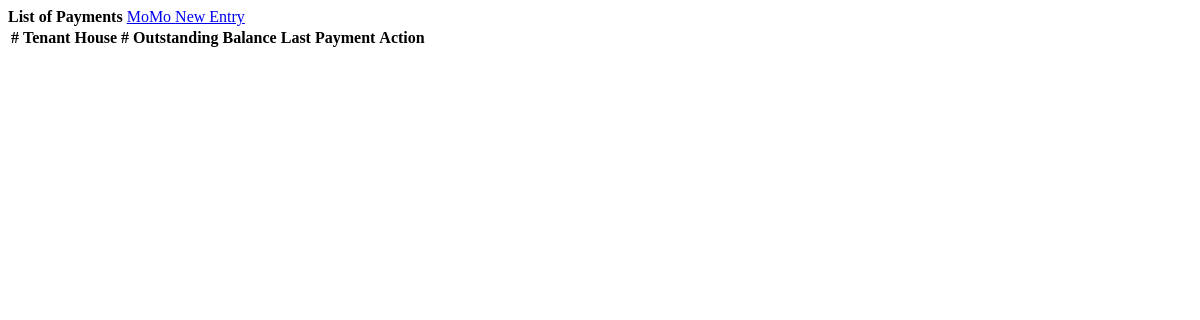
The page /payments.php on the database as committed earlier.
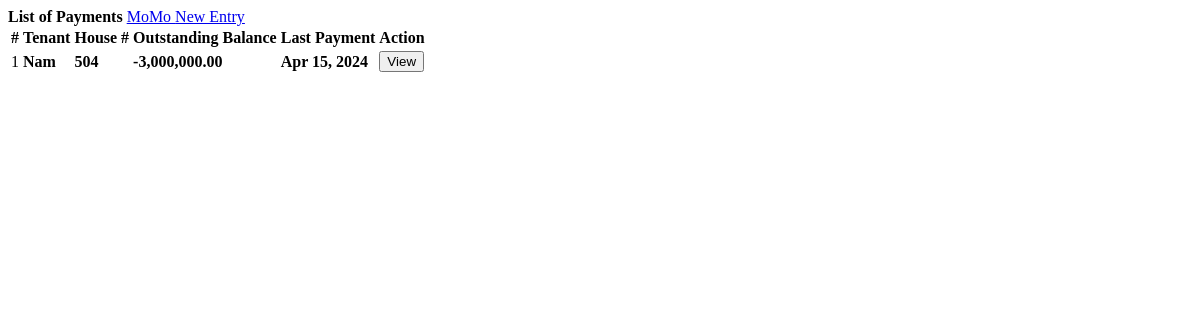
The same page on the database as committed later.
### tables this page shows
CREATE TABLE `tenants` (
  `id` int(30) NOT NULL,
  `house_id` int(30) NOT NULL,
  `status` tinyint(1) NOT NULL DEFAULT 1 COMMENT '1 = active, 0= inactive',
  `date_in` date NOT NULL,
  `user_id` int(11) NOT NULL
);

CREATE TABLE `users` (
  `id` int(30) NOT NULL,
  `name` text NOT NULL,
  `username` varchar(200) NOT NULL,
  `password` text NOT NULL,
  `type` tinyint(1) NOT NULL DEFAULT 2 COMMENT '1=Admin,2=Staff',
  `phone` varchar(255) DEFAULT NULL,
  `email` varchar(255) NOT NULL
);

CREATE TABLE `houses` (
  `id` int(30) NOT NULL,
  `house_no` varchar(50) NOT NULL,
  `category_id` int(30) NOT NULL,
  `description` text NOT NULL,
  `price` double NOT NULL,
  `electricity_number` float NOT NULL,
  `water_meter` float NOT NULL
);

CREATE TABLE `payments` (
  `id` int(30) NOT NULL,
  `tenant_id` int(30) NOT NULL,
  `amount` float NOT NULL,
  `invoice` varchar(50) NOT NULL,
  `electricity_number` int(11) NOT NULL,
  `water_number` int(11) NOT NULL,
  `date_created` datetime NOT NULL DEFAULT current_timestamp(),
  `electricity_price` double NOT NULL,
  `water_price` double NOT NULL,
  `total_amount` double NOT NULL,
  `status` tinyint(4) NOT NULL
);

### payments.php (the view, shortened to what this page needs)
<?php include('db_connect.php');?>
<div class="container-fluid">
	<div class="col-lg-12">
		<div class="row">
			<div class="col-md-12">
				<div class="card">
					<div class="card-header">
						<b>List of Payments</b>
						<span class="float:right"><a class="btn btn-primary btn-block btn-sm col-sm-2 float-right" href="javascript:void(0)" id="momo">
					<i class="fa fa-plus"></i> MoMo
						<span class="float:right"><a class="btn btn-primary btn-block btn-sm col-sm-2 float-right" href="javascript:void(0)" id="new_payment">
					<i class="fa fa-plus"></i> New Entry
				</a></span>
					</div>
					<div class="card-body">
						<table class="table table-condensed table-bordered table-hover">
							<thead>
								<tr>
									<th class="text-center">#</th>
									<th class="">Tenant</th>
									<th class="">House #</th>
									<th class="">Outstanding Balance</th>
									<th class="">Last Payment</th>
									<th class="text-center">Action</th>
								</tr>
							</thead>
							<tbody>
								<?php
								$i = 1;
								$tenants =$conn->query("SELECT t.*,u.name as name,h.house_no,h.price FROM tenants t inner join houses h on h.id = t.house_id inner join users u on u.id = t.user_id where t.status = 1 order by h.house_no desc ");
								while($row=$tenants->fetch_assoc()):
									$months = abs(strtotime(date('Y-m-d')." 23:59:59") - strtotime($row['date_in']." 23:59:59"));
									$months = floor(($months) / (30*60*60*24));
									$payable = $row['price'] * $months;
									$paid = $conn->query("SELECT SUM(amount) as paid FROM payments where tenant_id =".$row['id']);
									$last_payment = $conn->query("SELECT * FROM payments where tenant_id =".$row['id']." order by unix_timestamp(date_created) desc limit 1");
									$paid = $paid->num_rows > 0 ? $paid->fetch_array()['paid'] : 0;
									$last_payment = $last_payment->num_rows > 0 ? date("M d, Y",strtotime($last_payment->fetch_array()['date_created'])) : 'N/A';
									$outstanding = $payable - $paid;
								?>
								<tr>
									<td class="text-center"><?php echo $i++ ?></td>
									<td class="">
										 <p> <b><?php echo ucwords($row['name']) ?></b></p>
									</td>
									<td class="">
										 <p> <b><?php echo $row['house_no'] ?></b></p>
									</td>
									<td class="text-right">
										 <p> <b><?php echo number_format($outstanding,2) ?></b></p>
									</td>
									<td class="">
										 <p><b><?php echo  $last_payment ?></b></p>
									</td>
									<td class="text-center">
										<button class="btn btn-sm btn-outline-primary view_payment" type="button" data-id="<?php echo $row['id'] ?>" >View</button>
									</td>
								</tr>
								<?php endwhile; ?>
							</tbody>
						</table>
					</div>
				</div>
			</div>
		</div>
	</div>
</div>

Rows that differ between the two databases and show on the page:
added tenants: user.name "Nam", house.house_no "504", outstanding "-3,000,000.00", payments.date_created "Apr 15, 2024"
